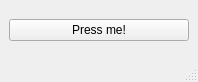
<?xml version="1.0" encoding="UTF-8"?>
<ui version="4.0">
 <class>MainWindow</class>
 <widget class="QMainWindow" name="MainWindow">
  <property name="geometry">
   <rect>
    <x>0</x>
    <y>0</y>
    <width>198</width>
    <height>82</height>
   </rect>
  </property>
  <property name="windowTitle">
   <string>MainWindow</string>
  </property>
  <widget class="QWidget" name="centralwidget">
   <layout class="QHBoxLayout" name="horizontalLayout">
    <item>
     <widget class="QPushButton" name="btn_infobutton">
      <property name="text">
       <string>Press me!</string>
      </property>
     </widget>
    </item>
   </layout>
  </widget>
  <widget class="QMenuBar" name="menubar">
   <property name="geometry">
    <rect>
     <x>0</x>
     <y>0</y>
     <width>198</width>
     <height>21</height>
    </rect>
   </property>
  </widget>
  <widget class="QStatusBar" name="statusbar"/>
 </widget>
 <resources/>
 <connections/>
</ui>
